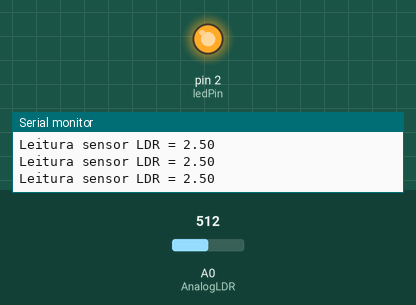
Simulated run of this sketch. Board: Arduino Uno, built with avr-gcc and run on an emulated ATmega328P. Parts: output pins drawn as LEDs (lit = HIGH), the last lines printed to the serial monitor. Inputs (shaded band) come from the test bench; at power-on: A0 (AnalogLDR) = 512.

Above: at 1.3 s.
1.4 s: A0 (AnalogLDR) set to 317
2.9 s: A0 (AnalogLDR) set to 295
At 3.5 s:
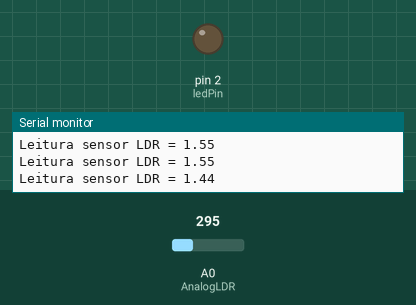
4.6 s: A0 (AnalogLDR) set to 511
At 5.8 s:
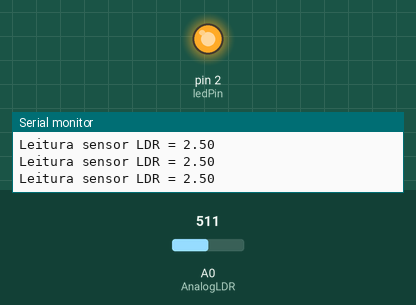
6.1 s: A0 (AnalogLDR) set to 306
At 7.1 s:
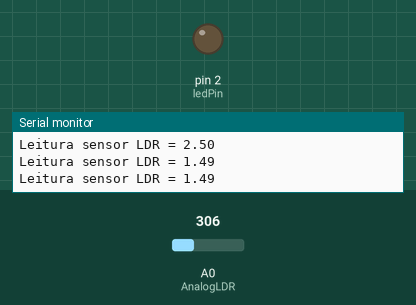
Timing chart, 0 to 8.6 s (numbered marks = the images above; inputs shaded):
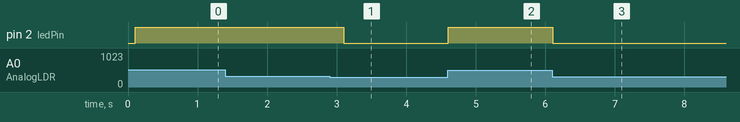

Measured:
- the behaviour switches between 308 and 307 on A0 (AnalogLDR) (found by bisection; images 0 and 1)
- after the input at 2.9 s, pin 2 (ledPin): HIGH → LOW after 0.20 s
- after the input at 4.6 s, pin 2 (ledPin): LOW → HIGH at once
- after the input at 6.1 s, pin 2 (ledPin): HIGH → LOW at once

The sketch:

LDR-Led.ino
```cpp
//Sensor LDR

#define AnalogLDR A0 // define pino analógico A0

#define Limiar 1.5 // define constante igual a 1.5

#define ledPin 2 // define pino digital D2

int Leitura = 0; // variável inteiro igual a zero

float VoltageLDR; // variavel numero fracionario

float ResLDR; // variavel numero fracionario


void setup()

{

pinMode(ledPin, OUTPUT); // configura D13 como saida digital

Serial.begin(9600); // monitor serial - velocidade 9600 Bps

delay(100); // atraso de 100 milisegundos

}

void loop()

{

Leitura = analogRead(AnalogLDR); // leitura da tensão no pino analógico A0

VoltageLDR = Leitura * (5.0/1024); // imprime no monitor serial

Serial.print("Leitura sensor LDR = "); // imprime a tensão do LDR

Serial.println(VoltageLDR);

if (VoltageLDR > Limiar) //se a tensão LDR maior do que limiar

 digitalWrite(ledPin, HIGH); //liga LED com 5V

else //senão a tensão LDR < limiar

 digitalWrite(ledPin, LOW); //desliga LED com 0V

delay(500); // atraso de 500 milisegundos

}
```
